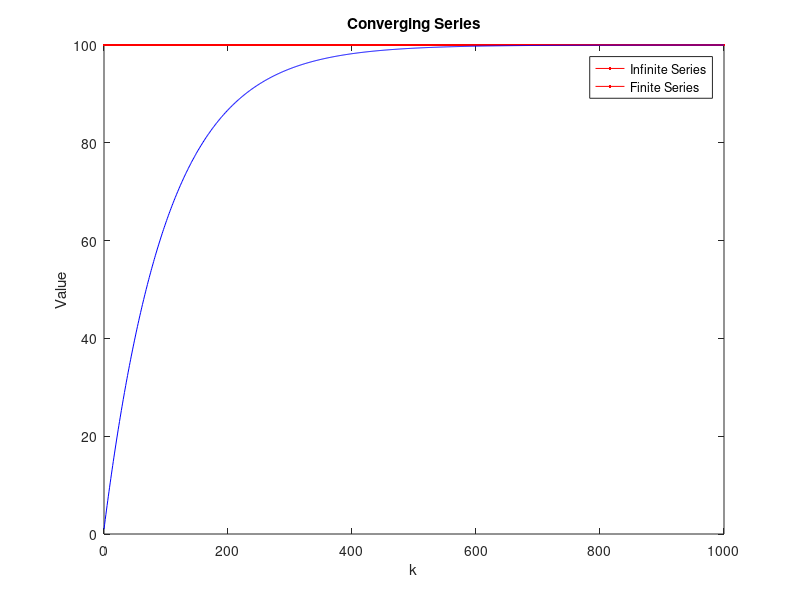
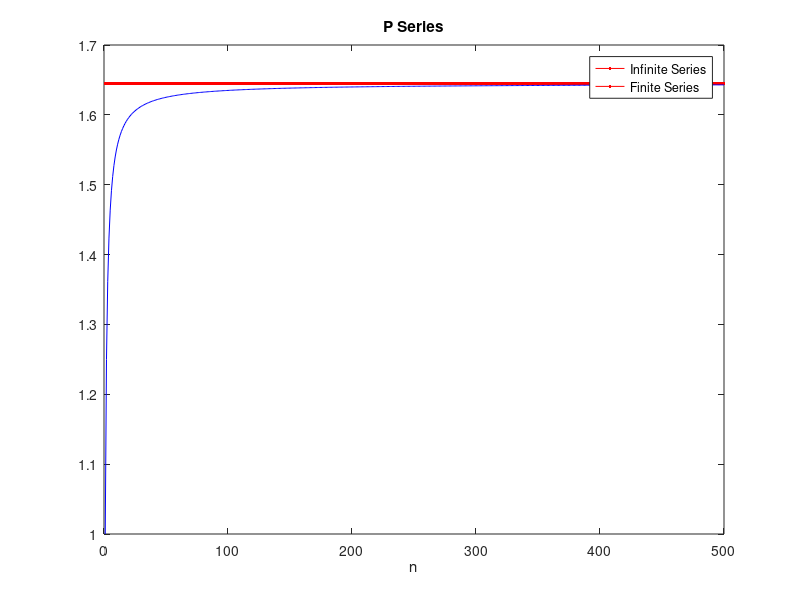

These figures' MATLAB source, in order:
% Homework 1
% It verifies the convergence formulas
% But I could not place the legend right
figure
p = 0.99;
k = 0:1000;
geomSeries = p.^k
G = 1/(1-p)
plot(k,G,'r')
ylim = G;
xlim = max(k);
hold on;
plot(k,cumsum(geomSeries),'b');
xlabel('k');
ylabel('Value');
title('Converging Series');
legend('Infinite Series','Finite Series');
figure
q = 2;
n = 1:500;
pSeries = 1./n.^q;
P = (pi^2)/6;
plot(n,P,'r');
hold on;
plot(n,cumsum(pSeries),'b');
xlabel('n');
title('P Series');
legend('Infinite Series','Finite Series');